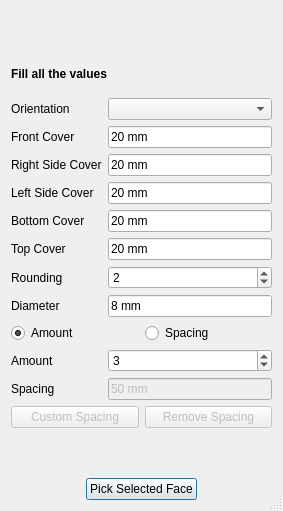
<?xml version="1.0" encoding="UTF-8"?>
<ui version="4.0">
 <class>UShapeRebar</class>
 <widget class="QDialog" name="UShapeRebar">
  <property name="geometry">
   <rect>
    <x>0</x>
    <y>0</y>
    <width>283</width>
    <height>511</height>
   </rect>
  </property>
  <property name="windowTitle">
   <string>Dialog</string>
  </property>
  <property name="windowOpacity">
   <double>1.000000000000000</double>
  </property>
  <property name="sizeGripEnabled">
   <bool>true</bool>
  </property>
  <property name="modal">
   <bool>false</bool>
  </property>
  <layout class="QGridLayout" name="gridLayout">
   <item row="8" column="0" alignment="Qt::AlignHCenter">
    <widget class="QPushButton" name="PickSelectedFace">
     <property name="text">
      <string>Pick Selected Face</string>
     </property>
    </widget>
   </item>
   <item row="4" column="0">
    <widget class="QLabel" name="heading">
     <property name="font">
      <font>
       <weight>75</weight>
       <bold>true</bold>
      </font>
     </property>
     <property name="text">
      <string>Fill all the values</string>
     </property>
    </widget>
   </item>
   <item row="7" column="0">
    <widget class="QLabel" name="PickSelectedFaceLabel">
     <property name="text">
      <string/>
     </property>
    </widget>
   </item>
   <item row="5" column="0">
    <layout class="QFormLayout" name="formLayout">
     <property name="fieldGrowthPolicy">
      <enum>QFormLayout::AllNonFixedFieldsGrow</enum>
     </property>
     <item row="1" column="0">
      <widget class="QLabel" name="frontCoverLabel">
       <property name="text">
        <string>Front Cover</string>
       </property>
      </widget>
     </item>
     <item row="1" column="1">
      <widget class="Gui::InputField" name="frontCover">
       <property name="text">
        <string>20 mm</string>
       </property>
       <property name="unit" stdset="0">
        <string notr="true"/>
       </property>
      </widget>
     </item>
     <item row="2" column="0">
      <widget class="QLabel" name="r_sideCoverLabel">
       <property name="text">
        <string>Right Side Cover</string>
       </property>
      </widget>
     </item>
     <item row="2" column="1">
      <widget class="Gui::InputField" name="r_sideCover">
       <property name="text">
        <string>20 mm</string>
       </property>
       <property name="unit" stdset="0">
        <string notr="true"/>
       </property>
      </widget>
     </item>
     <item row="4" column="1">
      <widget class="Gui::InputField" name="bottomCover">
       <property name="text">
        <string>20 mm</string>
       </property>
       <property name="unit" stdset="0">
        <string notr="true"/>
       </property>
      </widget>
     </item>
     <item row="5" column="0">
      <widget class="QLabel" name="topCoverLabel">
       <property name="text">
        <string>Top Cover</string>
       </property>
      </widget>
     </item>
     <item row="5" column="1">
      <widget class="Gui::InputField" name="topCover">
       <property name="text">
        <string>20 mm</string>
       </property>
       <property name="unit" stdset="0">
        <string notr="true"/>
       </property>
      </widget>
     </item>
     <item row="6" column="0">
      <widget class="QLabel" name="roundingLabel">
       <property name="text">
        <string>Rounding</string>
       </property>
      </widget>
     </item>
     <item row="6" column="1">
      <widget class="Gui::PrefSpinBox" name="rounding">
       <property name="value">
        <number>2</number>
       </property>
      </widget>
     </item>
     <item row="7" column="0">
      <widget class="QLabel" name="diameterLabel">
       <property name="text">
        <string>Diameter</string>
       </property>
      </widget>
     </item>
     <item row="8" column="0" colspan="2">
      <layout class="QHBoxLayout" name="horizontalLayout">
       <item>
        <widget class="Gui::PrefRadioButton" name="amount_radio">
         <property name="text">
          <string>Amount</string>
         </property>
         <property name="checked">
          <bool>true</bool>
         </property>
        </widget>
       </item>
       <item>
        <widget class="Gui::PrefRadioButton" name="spacing_radio">
         <property name="text">
          <string>Spacing</string>
         </property>
        </widget>
       </item>
      </layout>
     </item>
     <item row="9" column="0">
      <widget class="QLabel" name="amountLabel">
       <property name="text">
        <string>Amount</string>
       </property>
      </widget>
     </item>
     <item row="9" column="1">
      <widget class="Gui::PrefSpinBox" name="amount">
       <property name="value">
        <number>3</number>
       </property>
      </widget>
     </item>
     <item row="10" column="0">
      <widget class="QLabel" name="spacingLabel">
       <property name="text">
        <string>Spacing</string>
       </property>
      </widget>
     </item>
     <item row="4" column="0">
      <widget class="QLabel" name="bottomCoverLabel">
       <property name="text">
        <string>Bottom Cover</string>
       </property>
      </widget>
     </item>
     <item row="10" column="1">
      <widget class="Gui::InputField" name="spacing">
       <property name="enabled">
        <bool>false</bool>
       </property>
       <property name="text">
        <string>50 mm</string>
       </property>
       <property name="unit" stdset="0">
        <string notr="true"/>
       </property>
      </widget>
     </item>
     <item row="7" column="1">
      <widget class="Gui::InputField" name="diameter">
       <property name="text">
        <string>8 mm</string>
       </property>
       <property name="unit" stdset="0">
        <string notr="true"/>
       </property>
      </widget>
     </item>
     <item row="0" column="0">
      <widget class="QLabel" name="orientationLabel">
       <property name="text">
        <string>Orientation</string>
       </property>
      </widget>
     </item>
     <item row="0" column="1">
      <widget class="Gui::PrefComboBox" name="orientation"/>
     </item>
     <item row="3" column="1">
      <widget class="Gui::InputField" name="l_sideCover">
       <property name="text">
        <string>20 mm</string>
       </property>
       <property name="unit" stdset="0">
        <string notr="true"/>
       </property>
      </widget>
     </item>
     <item row="3" column="0">
      <widget class="QLabel" name="l_sideCoverLabel">
       <property name="text">
        <string>Left Side Cover</string>
       </property>
      </widget>
     </item>
    </layout>
   </item>
   <item row="0" column="0" alignment="Qt::AlignHCenter">
    <widget class="QLabel" name="image">
     <property name="text">
      <string/>
     </property>
    </widget>
   </item>
   <item row="6" column="0">
    <layout class="QHBoxLayout" name="horizontalLayout_2">
     <item>
      <widget class="QPushButton" name="customSpacing">
       <property name="enabled">
        <bool>false</bool>
       </property>
       <property name="text">
        <string>Custom Spacing</string>
       </property>
      </widget>
     </item>
     <item>
      <widget class="QPushButton" name="removeCustomSpacing">
       <property name="enabled">
        <bool>false</bool>
       </property>
       <property name="text">
        <string>Remove Spacing</string>
       </property>
      </widget>
     </item>
    </layout>
   </item>
  </layout>
 </widget>
 <customwidgets>
  <customwidget>
   <class>Gui::InputField</class>
   <extends>QLineEdit</extends>
   <header>Gui/InputField.h</header>
  </customwidget>
  <customwidget>
   <class>Gui::PrefSpinBox</class>
   <extends>QSpinBox</extends>
   <header>Gui/PrefWidgets.h</header>
  </customwidget>
  <customwidget>
   <class>Gui::PrefRadioButton</class>
   <extends>QRadioButton</extends>
   <header>Gui/PrefWidgets.h</header>
  </customwidget>
  <customwidget>
   <class>Gui::PrefComboBox</class>
   <extends>QComboBox</extends>
   <header>Gui/PrefWidgets.h</header>
  </customwidget>
 </customwidgets>
 <tabstops>
  <tabstop>orientation</tabstop>
  <tabstop>frontCover</tabstop>
  <tabstop>r_sideCover</tabstop>
  <tabstop>l_sideCover</tabstop>
  <tabstop>bottomCover</tabstop>
  <tabstop>topCover</tabstop>
  <tabstop>rounding</tabstop>
  <tabstop>diameter</tabstop>
  <tabstop>amount_radio</tabstop>
  <tabstop>spacing_radio</tabstop>
  <tabstop>amount</tabstop>
  <tabstop>spacing</tabstop>
  <tabstop>customSpacing</tabstop>
  <tabstop>removeCustomSpacing</tabstop>
  <tabstop>PickSelectedFace</tabstop>
 </tabstops>
 <resources/>
 <connections/>
</ui>
